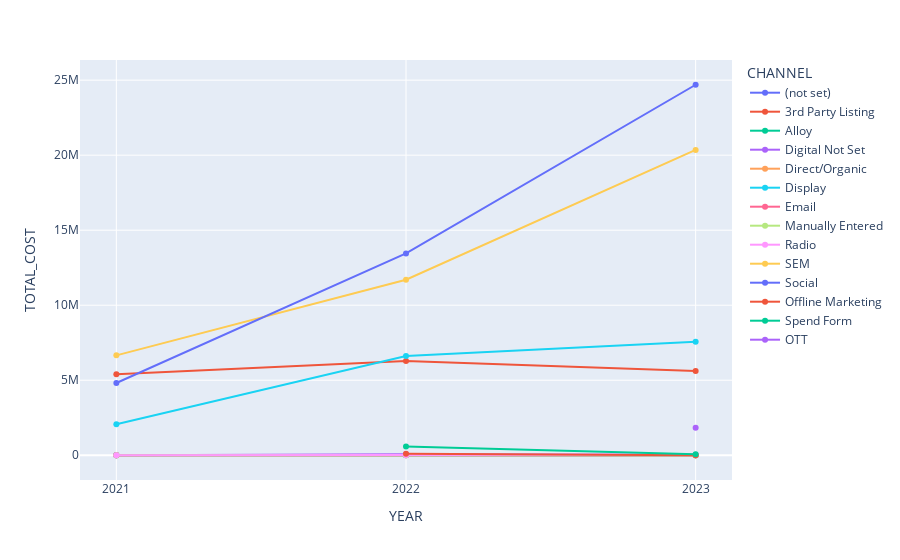

The notebook cell this image was saved under:
### Code cell
df=snow_df_annual_spend_per_channel.to_pandas()

fig=px.line(
    df,
    x="YEAR",
    y="TOTAL_COST",
    color="CHANNEL",
    markers=True
)

# Update the x-axis to show only integer year labels
fig.update_xaxes(dtick=1)

fig.show()

### Figure 1 — Plotly figure (JSON) as saved in the notebook; plotly's stock layout.template omitted (floating-point values rounded to 4 significant figures)
{"data": [{"hovertemplate": "CHANNEL=(not set)<br>YEAR=%{x}<br>TOTAL_COST=%{y}<extra></extra>", "legendgroup": "(not set)", "line": {"color": "#636efa", "dash": "solid"}, "marker": {"symbol": "circle"}, "mode": "markers+lines", "name": "(not set)", "orientation": "v", "showlegend": true, "type": "scatter", "x": [2021, 2023], "xaxis": "x", "y": [0, 0], "yaxis": "y"}, {"hovertemplate": "CHANNEL=3rd Party Listing<br>YEAR=%{x}<br>TOTAL_COST=%{y}<extra></extra>", "legendgroup": "3rd Party Listing", "line": {"color": "#EF553B", "dash": "solid"}, "marker": {"symbol": "circle"}, "mode": "markers+lines", "name": "3rd Party Listing", "orientation": "v", "showlegend": true, "type": "scatter", "x": [2021, 2022, 2023], "xaxis": "x", "y": [5403248, 6273856, 5621408], "yaxis": "y"}, {"hovertemplate": "CHANNEL=Alloy<br>YEAR=%{x}<br>TOTAL_COST=%{y}<extra></extra>", "legendgroup": "Alloy", "line": {"color": "#00cc96", "dash": "solid"}, "marker": {"symbol": "circle"}, "mode": "markers+lines", "name": "Alloy", "orientation": "v", "showlegend": true, "type": "scatter", "x": [2021, 2022, 2023], "xaxis": "x", "y": [0, 0, 0], "yaxis": "y"}, {"hovertemplate": "CHANNEL=Digital Not Set<br>YEAR=%{x}<br>TOTAL_COST=%{y}<extra></extra>", "legendgroup": "Digital Not Set", "line": {"color": "#ab63fa", "dash": "solid"}, "marker": {"symbol": "circle"}, "mode": "markers+lines", "name": "Digital Not Set", "orientation": "v", "showlegend": true, "type": "scatter", "x": [2021, 2022, 2023], "xaxis": "x", "y": [1904, 69888, 34176], "yaxis": "y"}, {"hovertemplate": "CHANNEL=Direct/Organic<br>YEAR=%{x}<br>TOTAL_COST=%{y}<extra></extra>", "legendgroup": "Direct/Organic", "line": {"color": "#FFA15A", "dash": "solid"}, "marker": {"symbol": "circle"}, "mode": "markers+lines", "name": "Direct/Organic", "orientation": "v", "showlegend": true, "type": "scatter", "x": [2021, 2022, 2023], "xaxis": "x", "y": [0, 0, 0], "yaxis": "y"}, {"hovertemplate": "CHANNEL=Display<br>YEAR=%{x}<br>TOTAL_COST=%{y}<extra></extra>", "legendgroup": "Display", "line": {"color": "#19d3f3", "dash": "solid"}, "marker": {"symbol": "circle"}, "mode": "markers+lines", "name": "Display", "orientation": "v", "showlegend": true, "type": "scatter", "x": [2021, 2022, 2023], "xaxis": "x", "y": [2060288, 6612240, 7564256], "yaxis": "y"}, {"hovertemplate": "CHANNEL=Email<br>YEAR=%{x}<br>TOTAL_COST=%{y}<extra></extra>", "legendgroup": "Email", "line": {"color": "#FF6692", "dash": "solid"}, "marker": {"symbol": "circle"}, "mode": "markers+lines", "name": "Email", "orientation": "v", "showlegend": true, "type": "scatter", "x": [2021, 2022, 2023], "xaxis": "x", "y": [0, 17248, 3568], "yaxis": "y"}, {"hovertemplate": "CHANNEL=Manually Entered<br>YEAR=%{x}<br>TOTAL_COST=%{y}<extra></extra>", "legendgroup": "Manually Entered", "line": {"color": "#B6E880", "dash": "solid"}, "marker": {"symbol": "circle"}, "mode": "markers+lines", "name": "Manually Entered", "orientation": "v", "showlegend": true, "type": "scatter", "x": [2021, 2022, 2023], "xaxis": "x", "y": [0, 0, 0], "yaxis": "y"}, {"hovertemplate": "CHANNEL=Radio<br>YEAR=%{x}<br>TOTAL_COST=%{y}<extra></extra>", "legendgroup": "Radio", "line": {"color": "#FF97FF", "dash": "solid"}, "marker": {"symbol": "circle"}, "mode": "markers+lines", "name": "Radio", "orientation": "v", "showlegend": true, "type": "scatter", "x": [2021, 2022, 2023], "xaxis": "x", "y": [0, 0, 38752], "yaxis": "y"}, {"hovertemplate": "CHANNEL=SEM<br>YEAR=%{x}<br>TOTAL_COST=%{y}<extra></extra>", "legendgroup": "SEM", "line": {"color": "#FECB52", "dash": "solid"}, "marker": {"symbol": "circle"}, "mode": "markers+lines", "name": "SEM", "orientation": "v", "showlegend": true, "type": "scatter", "x": [2021, 2022, 2023], "xaxis": "x", "y": [6656976, 11699792, 20351744], "yaxis": "y"}, {"hovertemplate": "CHANNEL=Social<br>YEAR=%{x}<br>TOTAL_COST=%{y}<extra></extra>", "legendgroup": "Social", "line": {"color": "#636efa", "dash": "solid"}, "marker": {"symbol": "circle"}, "mode": "markers+lines", "name": "Social", "orientation": "v", "showlegend": true, "type": "scatter", "x": [2021, 2022, 2023], "xaxis": "x", "y": [4817792, 13454448, 24693840], "yaxis": "y"}, {"hovertemplate": "CHANNEL=Offline Marketing<br>YEAR=%{x}<br>TOTAL_COST=%{y}<extra></extra>", "legendgroup": "Offline Marketing", "line": {"color": "#EF553B", "dash": "solid"}, "marker": {"symbol": "circle"}, "mode": "markers+lines", "name": "Offline Marketing", "orientation": "v", "showlegend": true, "type": "scatter", "x": [2022, 2023], "xaxis": "x", "y": [106176, 0], "yaxis": "y"}, {"hovertemplate": "CHANNEL=Spend Form<br>YEAR=%{x}<br>TOTAL_COST=%{y}<extra></extra>", "legendgroup": "Spend Form", "line": {"color": "#00cc96", "dash": "solid"}, "marker": {"symbol": "circle"}, "mode": "markers+lines", "name": "Spend Form", "orientation": "v", "showlegend": true, "type": "scatter", "x": [2022, 2023], "xaxis": "x", "y": [590032, 59088], "yaxis": "y"}, {"hovertemplate": "CHANNEL=OTT<br>YEAR=%{x}<br>TOTAL_COST=%{y}<extra></extra>", "legendgroup": "OTT", "line": {"color": "#ab63fa", "dash": "solid"}, "marker": {"symbol": "circle"}, "mode": "markers+lines", "name": "OTT", "orientation": "v", "showlegend": true, "type": "scatter", "x": [2023], "xaxis": "x", "y": [1840112], "yaxis": "y"}], "layout": {"legend": {"title": {"text": "CHANNEL"}, "tracegroupgap": 0}, "margin": {"t": 60}, "xaxis": {"anchor": "y", "domain": [0, 1], "dtick": 1, "title": {"text": "YEAR"}}, "yaxis": {"anchor": "x", "domain": [0, 1], "title": {"text": "TOTAL_COST"}}}}
